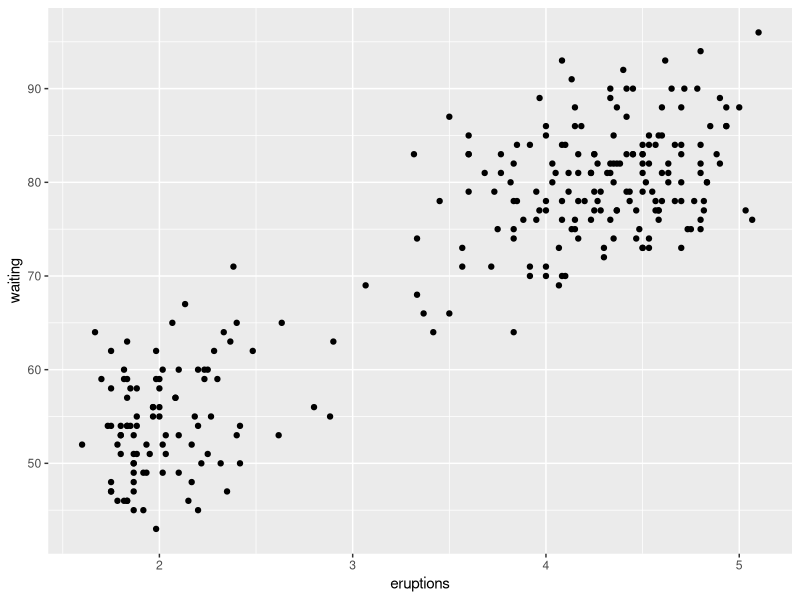
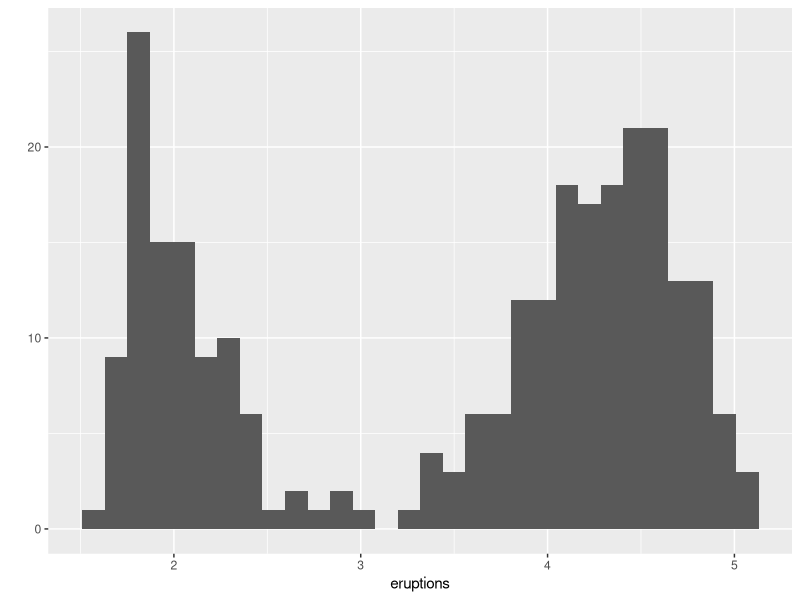
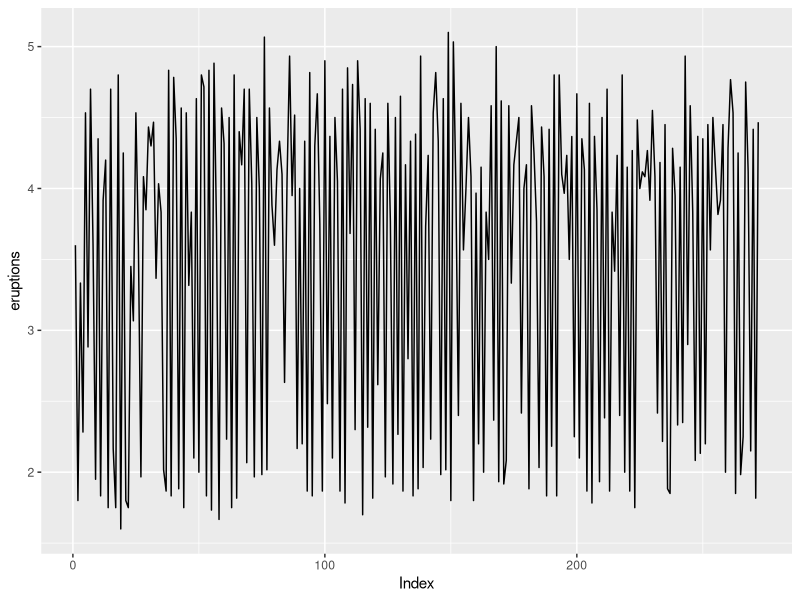
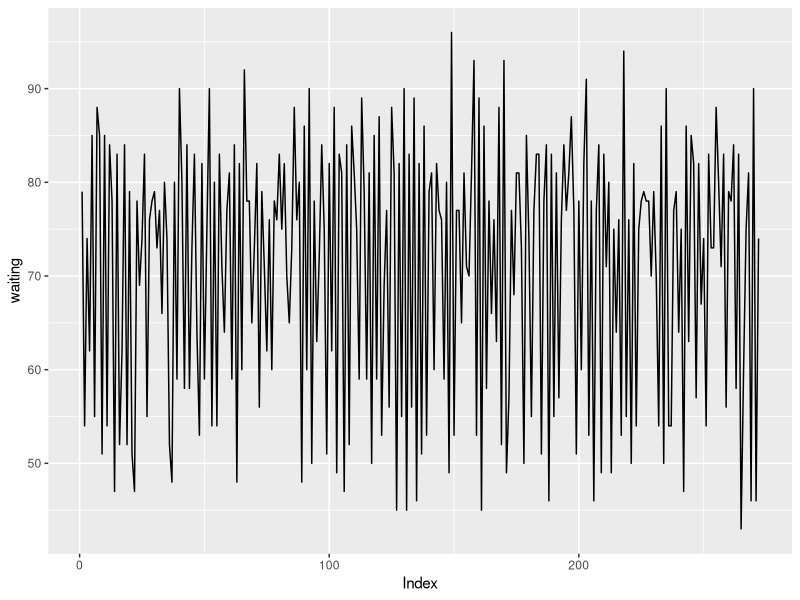
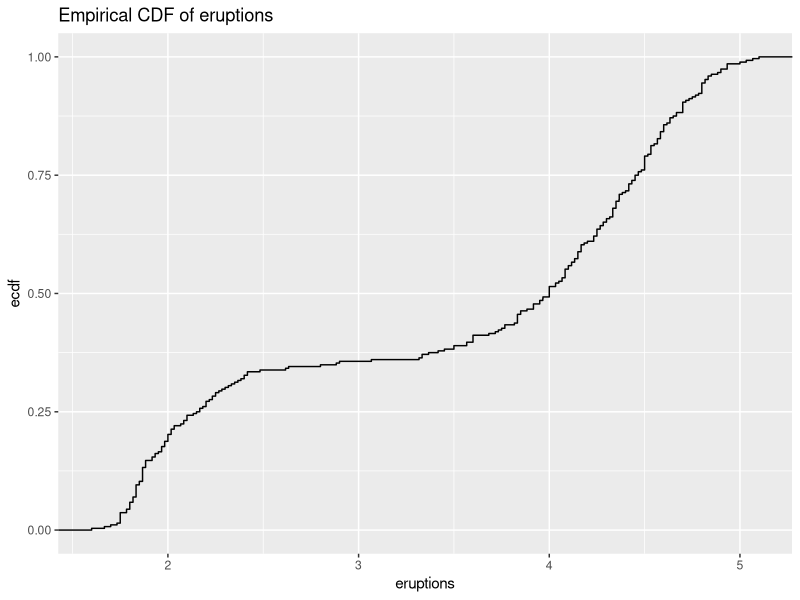
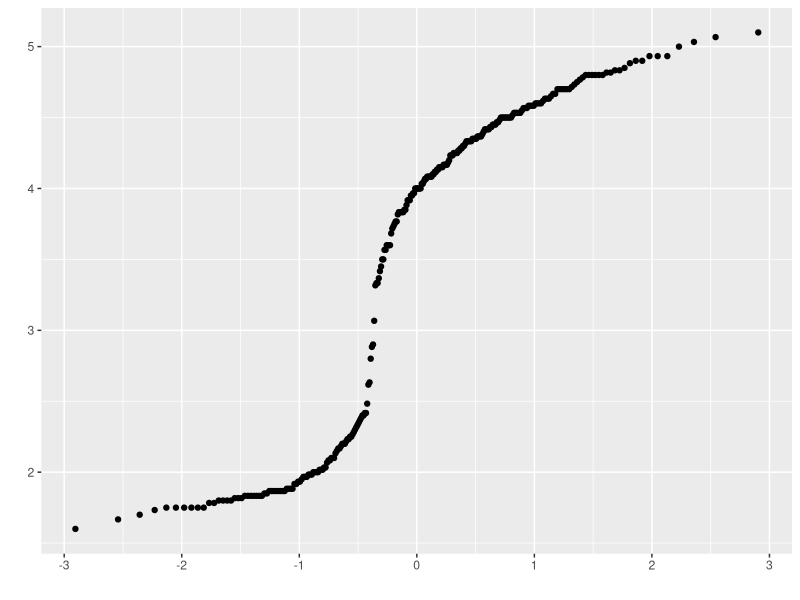
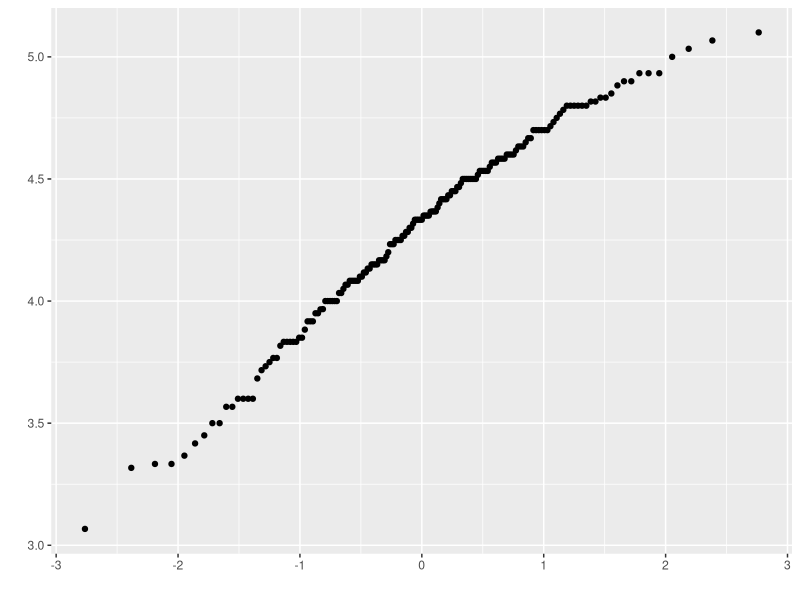
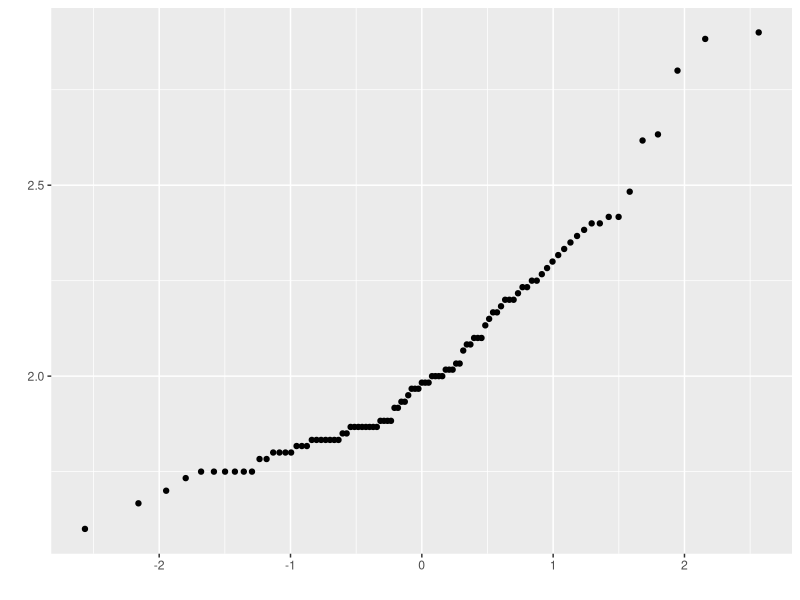

The R script that drew these images, in order:
## ---- chunk 1
data()
## ---- chunk 2
data(faithful)
ls()
?faithful
## ---- chunk 3
str(faithful)
## ---- chunk 4
library(ggplot2)
qplot(eruptions,waiting,data=faithful)
## ---- chunk 5
qplot(eruptions,data=faithful)
# a1<-ggplot(faithful,aes(eruptions))
# a1+geom_histogram(binwidth = .3,color="blue",fill="yellow") 
## ---- chunk 6
index=1:length(faithful$eruptions)
# index

qplot(index,eruptions,data=faithful,geom="line",xlab="Index")
qplot(index,waiting,data=faithful,geom="line",xlab="Index")

# ggplot(faithful)+geom_line(aes(x=1:length(eruptions),y=eruptions))+xlab("Index")
# ggplot(faithful)+geom_line(aes(x=1:length(waiting),y=waiting))+xlab("Index")
## ---- chunk 7
a1<-ggplot(faithful,aes(eruptions))
a1+stat_ecdf() + ggtitle("Empirical CDF of eruptions") 
## ---- chunk 8
qplot(sample=eruptions,data=faithful,geom="qq")
qplot(sample=eruptions,data=subset(faithful,eruptions>3),geom="qq")
qplot(sample=eruptions,data=subset(faithful,eruptions<=3),geom="qq")

# ggplot(faithful,aes(sample=eruptions))+stat_qq()+ggtitle("Normal QQ plot of eruptions") 
# ggplot(subset(faithful,eruptions>3),aes(sample=eruptions))+stat_qq()+ggtitle("Normal QQ plot of eruptions which are >3")# 
# ggplot(subset(faithful,eruptions<=3),aes(sample=eruptions))+stat_qq()+ggtitle("Normal QQ plot of eruptions which are <=3") 
## ---- chunk 9
mean(faithful$waiting)

faithful1 <- subset(faithful,faithful$eruptions <= 3)
faithful2 <- subset(faithful,faithful$eruptions > 3)

summary(faithful1$waiting)
?t.test
# str(faithful1)
t.test(faithful1$waiting,mu=71)
t.test(faithful2$waiting,mu=71)
t.test(faithful2$waiting,mu=71,conf.level=.99)
## ---- chunk 10
t.test(faithful1$waiting,faithful2$waiting)
